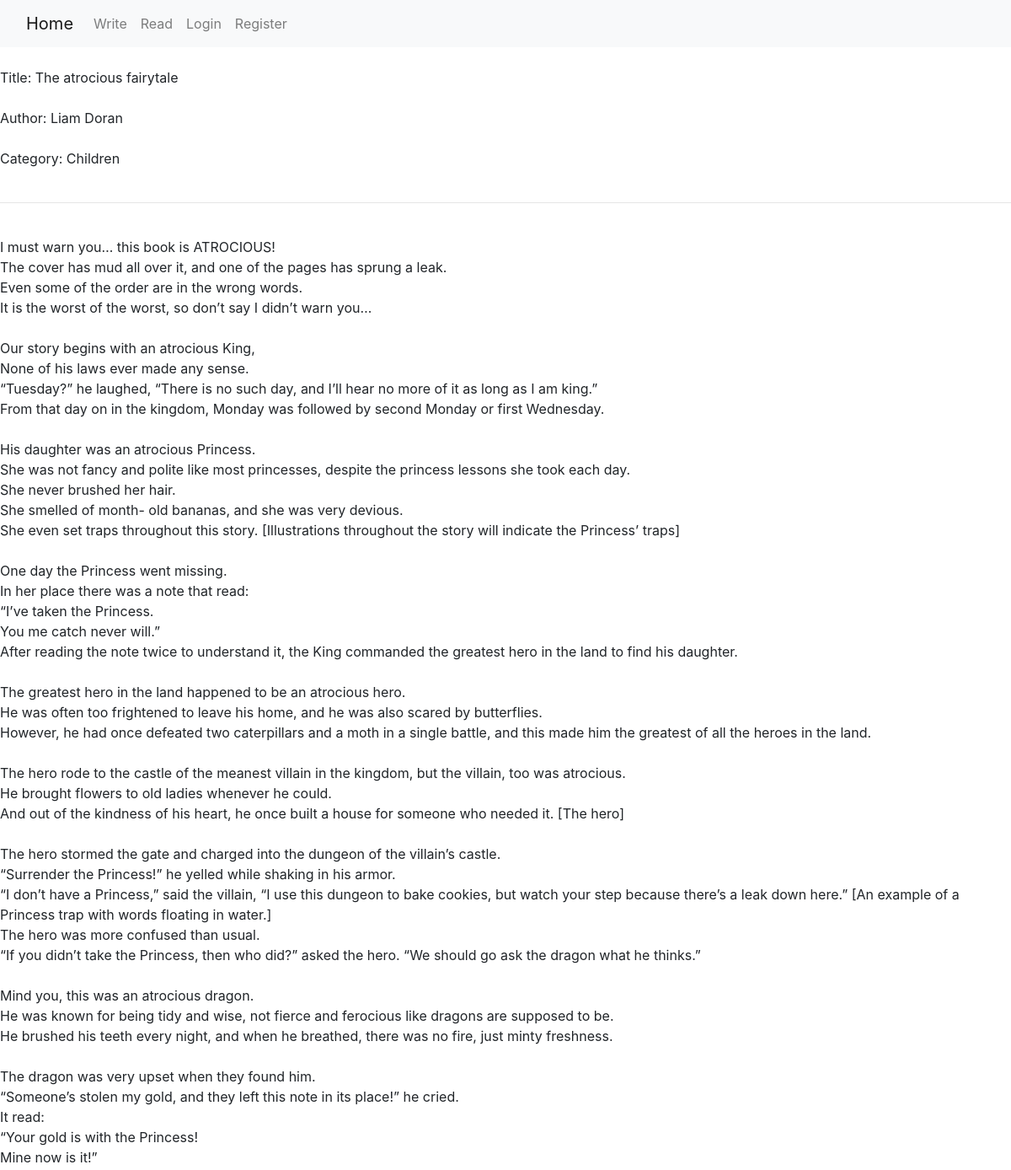
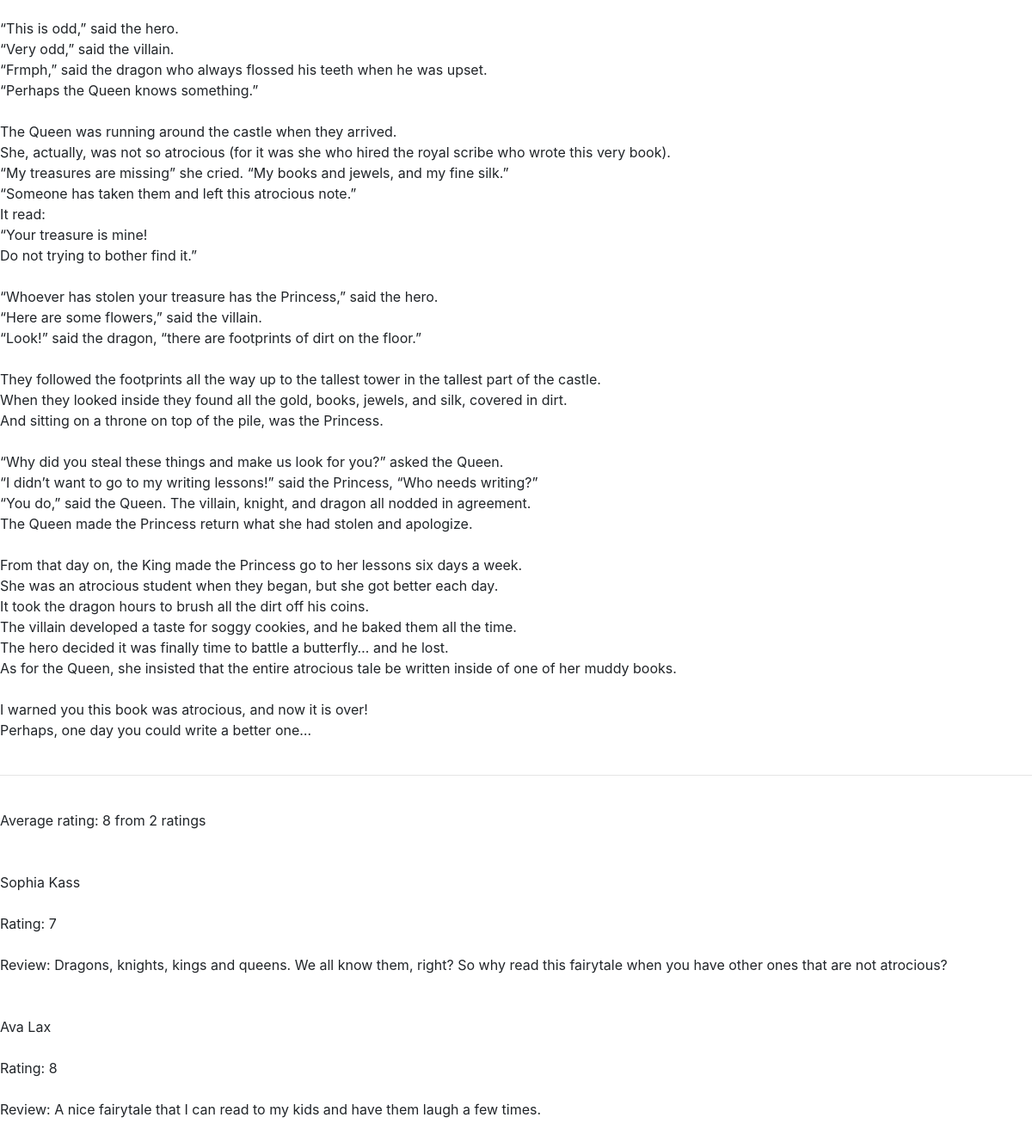
Page /read.php?kurinys=39 on the committed database (2 pictures, top to bottom).
### tables this page shows
CREATE TABLE `kuriniai` (
  `id` int(10) UNSIGNED NOT NULL,
  `Pavadinimas` varchar(100) DEFAULT NULL,
  `Tekstas` text DEFAULT NULL,
  `Vartotojo_id` int(10) UNSIGNED NOT NULL,
  `Kategorijos_id` tinyint(3) UNSIGNED NOT NULL
);

CREATE TABLE `vartotojai` (
  `id` int(10) UNSIGNED NOT NULL,
  `Vardas` varchar(45) NOT NULL,
  `Pavarde` varchar(45) NOT NULL,
  `Slaptazodis` varchar(128) NOT NULL,
  `El_pastas` varchar(45) NOT NULL,
  `Busena` tinyint(3) UNSIGNED NOT NULL DEFAULT 1,
  `Vartotoju_tipai_id` tinyint(3) UNSIGNED NOT NULL
);

CREATE TABLE `kategorijos` (
  `id` tinyint(3) UNSIGNED NOT NULL,
  `Kategorija` varchar(45) DEFAULT NULL
);

CREATE TABLE `komentarai` (
  `id` int(10) UNSIGNED NOT NULL,
  `Komentaras` text DEFAULT NULL,
  `Kurinio_id` int(10) UNSIGNED NOT NULL,
  `Vartotojo_id` int(10) UNSIGNED NOT NULL
);

CREATE TABLE `vertinimai` (
  `id` int(10) UNSIGNED NOT NULL,
  `Vertinimas` tinyint(3) UNSIGNED NOT NULL,
  `Kurinio_id` int(10) UNSIGNED NOT NULL,
  `Vartotojo_id` int(10) UNSIGNED NOT NULL
);

### read.php (the view, shortened to what this page needs)
<?php
require_once("db.php");
$kurinys = null;
if (isset($_GET['kurinys'])){
  $kurinio_id = $_GET['kurinys'];
  $sth = $dbh->prepare('SELECT kuriniai.id, kuriniai.Pavadinimas, kuriniai.Tekstas, kuriniai.Vartotojo_id, vartotojai.Vardas, vartotojai.Pavarde, kategorijos.Kategorija FROM kuriniai INNER JOIN vartotojai ON kuriniai.Vartotojo_id = vartotojai.id INNER JOIN kategorijos ON kuriniai.Kategorijos_id = kategorijos.id WHERE kuriniai.id = ? ORDER BY kuriniai.id DESC;');
  $sth->execute(array($kurinio_id));
  $kurinys = $sth->fetch();
}
?>
<!DOCTYPE html>
<html lang="en" dir="ltr">
  <head>
    <link rel="stylesheet" href="https://stackpath.bootstrapcdn.com/bootstrap/4.4.1/css/bootstrap.min.css">
    <link rel="stylesheet" type="text/css" href="read.css">
  </head>
  <body>
    <nav class="navbar navbar-expand-lg navbar-light bg-light">
      <div class="container-fluid">
        <a class="navbar-brand" href="index.php">Home</a>
        <div class="collapse navbar-collapse" id="navbarNavAltMarkup">
          <div class="navbar-nav">
            <a class="nav-link" href="write.php">Write</a>
            <a class="nav-link" href="read.php">Read</a>
            <a class="nav-link" href="login.php">Login</a>
            <a class="nav-link" href="register.php">Register</a>
          </div>
        </div>
      </div>
    </nav>
<?php
if ($kurinys == null){
  echo "<br>";
  $sth = $dbh->prepare('SELECT kuriniai.id, kuriniai.Pavadinimas, vartotojai.Vardas, vartotojai.Pavarde, kategorijos.Kategorija FROM kuriniai INNER JOIN vartotojai ON kuriniai.Vartotojo_id = vartotojai.id INNER JOIN kategorijos ON kuriniai.Kategorijos_id = kategorijos.id ORDER BY kuriniai.id DESC;');
  $sth->execute();
  $rez = $sth->fetchAll();
  foreach ($rez AS $val){
    echo "Title: "."<a href=\"read.php?kurinys=".$val['id']."\">".$val['Pavadinimas']."</a>".", author: ".$val['Vardas']." ".$val['Pavarde'].", category: ".$val['Kategorija']."<br><br>";
  }
} else {
echo "<br>";
  echo "Title: ";
  echo $kurinys['Pavadinimas'];
  echo "<br><br>";
  echo "Author: ";
  echo $kurinys['Vardas'];
  echo $kurinys['Pavarde'];
  echo "<br><br>";
  echo "Category: ";
  echo $kurinys['Kategorija'];
  echo "<br><br><hr><br>";
  echo nl2br($kurinys['Tekstas']);
  echo "<br><br><hr><br>";
  echo "Average rating: ";
  $sth = $dbh->prepare('SELECT ROUND(AVG(Vertinimas)), COUNT(Vertinimas) FROM vertinimai WHERE vertinimai.Kurinio_id = ?;');
  $sth->execute(array($_GET['kurinys']));
  $rez = $sth->fetch();
  echo $rez['ROUND(AVG(Vertinimas))'];
  echo " from ";
  echo $rez['COUNT(Vertinimas)'];
  echo " ratings <br>";
  $q = 'SELECT vartotojai.Vardas, vartotojai.Pavarde, komentarai.Komentaras, vertinimai.Vertinimas
        FROM komentarai
        LEFT JOIN vartotojai ON komentarai.Vartotojo_id = vartotojai.id
        LEFT JOIN vertinimai ON komentarai.Kurinio_id = vertinimai.Kurinio_id AND komentarai.Vartotojo_id = vertinimai.Vartotojo_id
        LEFT JOIN kuriniai ON kuriniai.id = komentarai.Kurinio_id
        WHERE kuriniai.id = ?
        ORDER BY komentarai.id DESC;';
  $sth = $dbh->prepare($q);
  $sth->execute(array($kurinys['id']));
  $rez = $sth->fetchAll();
echo "<br><br>";
  foreach ($rez AS $val){
    echo $val['Vardas']." ".$val['Pavarde']."<br><br>"."Rating: ".$val['Vertinimas']."<br><br>"."Review: ".$val['Komentaras']."<br><br><br>";
  }
}
?>
  </body>
</html>

### rows in the picture
kuriniai: Pavadinimas "The atrocious fairytale", Vartotojo.Vardas "Liam", Vartotojo.Pavarde "Doran", Kategorijos.Kategorija "Children", Tekstas "I must warn you… this book is ATROCIOUS! The cover has mud all over it, and one of the pages has sprung a leak. Even some of the order are in the wrong words. It is the worst of the worst, so don’t say I didn’t warn you… Our story begins with an atrocious King, None of his laws ever made any sense. “Tuesday?” he laughed, “There is no such day, and I’ll hear no more of it as long as I am king.” From that day on in the kingdom, Monday was followed by second Monday or first Wednesday. His daughter was an atrocious Princess. She was not fancy and polite like most princesses, despite the princess lessons she took each day. She never brushed her hair. She smelled of month- old bananas, and she…"
komentarai: Vartotojo.Vardas "Sophia", Vartotojo.Pavarde "Kass", vertinimai.Vertinimas "7", Komentaras "Dragons, knights, kings and queens. We all know them, right? So why read this fairytale when you have other ones that are not atrocious?"
komentarai: Vartotojo.Vardas "Ava", Vartotojo.Pavarde "Lax", vertinimai.Vertinimas "8", Komentaras "A nice fairytale that I can read to my kids and have them laugh a few times."

### other values in the picture
$rez['ROUND(AVG(Vertinimas))'] "8"
$rez['COUNT(Vertinimas)'] "2"
